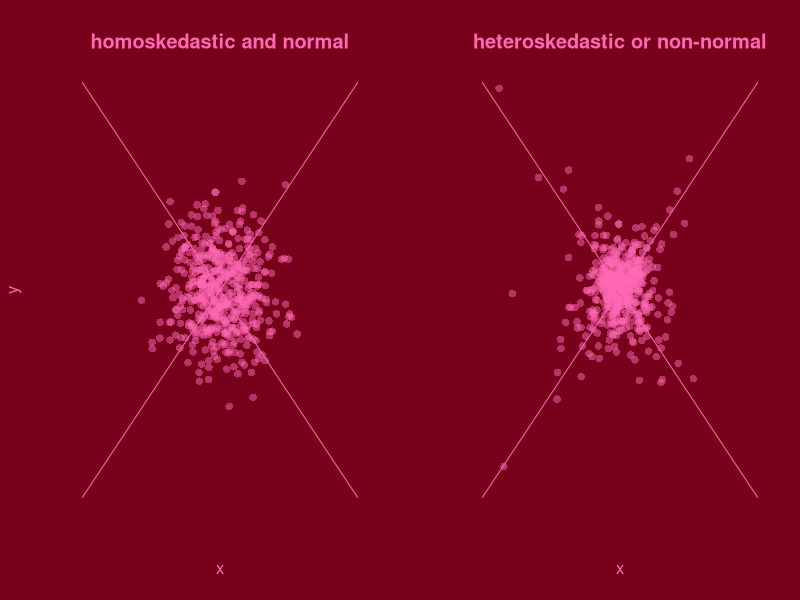
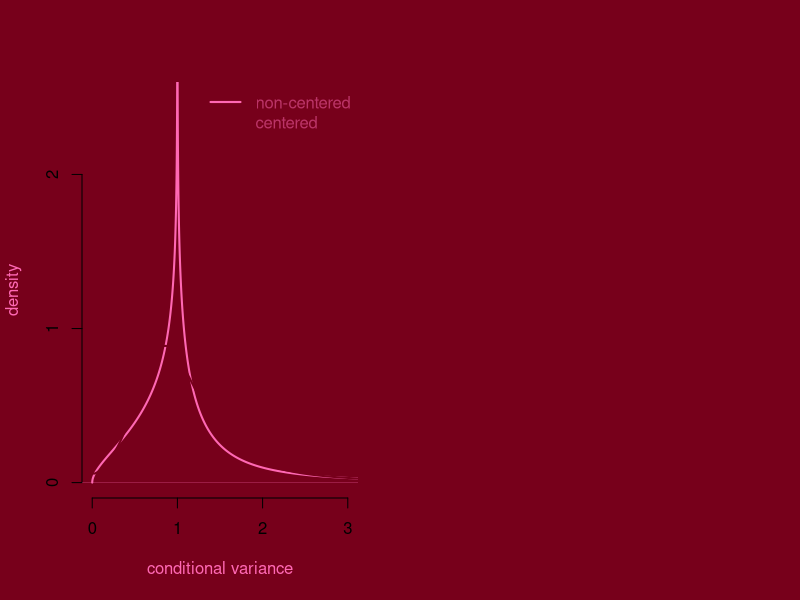

Recreate these plots in R, in order.
## ---- chunk 1
#| echo: false
pin  = "#ff68b4"
dar  = "#77001b"
grad = grDevices::colorRampPalette(c(dar, pin))(5)
## ---- chunk 2
#| echo: false
#| cache: true

set.seed(1)

ax_lim = 3.6
T = 500
df = 3
B = matrix(c(1,-1,1,1), 2, 2)
Bit = t(solve(B))
en = matrix(rnorm(2 * T), T, 2)
et = sqrt((df - 2) / df) * matrix(rt(2 * T, df = df), T, 2)

yn = en %*% Bit
yt = et %*% Bit

par(
  bg = "#77001b",
  mfrow = c(1,2),
  col = scales::alpha("#ff68b4", .5),
  col.main = "#ff68b4",
  col.lab = "#ff68b4"
)
plot(
  x = yn[,1], y = yn[,2], 
  ylim = c(-ax_lim, ax_lim), 
  xlim = c(-ax_lim, ax_lim),
  bty="n", pch = 16,
  ylab = "y", xlab = "x",
  axes = FALSE,
  main = "homoskedastic and normal"
)
abline(a = 0, b = 1, col = "#ff68b4")
abline(a = 0, b = -1, col = "#ff68b4")

plot(
  x = yt[,1], y = yt[,2], 
  ylim = c(-ax_lim, ax_lim), 
  xlim = c(-ax_lim, ax_lim),
  bty="n", pch = 16,
  ylab = "", xlab = "x",
  axes = FALSE,
  main = "heteroskedastic or non-normal"
)
abline(a = 0, b = 1, col = "#ff68b4")
abline(a = 0, b = -1, col = "#ff68b4")

## ---- chunk 3
#| echo: false
p_svnc_log      = function(x,t){
  # log-variances non-centered SV
  (pi*sqrt(t*sigma.omega.sq))^(-1)*besselK(abs(x)/sqrt(t*sigma.omega.sq),0)
}
p_sv_log        = function(x,t){
  # log-variances SV
  gamma((sigma.nu+1)/2)/gamma((sigma.nu)/2)*pi^(-1/2)*((t+1)*sigma.s)^(-1/2)*(1+((t+1)*sigma.s)^(-1)*x^(2))^(-(sigma.nu+1)/2)
}
p_svnc          = function(x,t){
  # variances non-centered SV
  (pi*sqrt(t*sigma.omega.sq)*x)^(-1)*besselK(abs(log(x))/sqrt(t*sigma.omega.sq),0)
}
p_sv            = function(x,t){
  # variances SV
  gamma((sigma.nu+1)/2)/gamma((sigma.nu)/2)*pi^(-1/2)*sigma.s^(sigma.nu/2)*(t+1)^(-1/2)*(x)^(-1)*(sigma.s+(t+1)^(-1)*(log(x))^(2))^(-(sigma.nu+1)/2)
}

T               = 5
zlimabrar       = 2.5
grid            = seq(from=-2.5, to=2.5, by=0.00001)
grid_var        = seq(from=0.00000001, to=3.2, by=0.00001)

s               = 0.1
sigma.omega.sq  = s   # conditional variance hyper-parameter
sigma.s         = s   # log-conditional variance hyper-parameter
sigma.nu        = 3   # log-conditional variance hyper-parameter

plot(
  x = grid_var, 
  y = p_svnc(grid_var,T), 
  type = "l", 
  main = "", 
  col = pin, 
  lwd = 2,
  xlim = c(0,3), 
  ylim = c(0,zlimabrar), 
  xlab = "conditional variance", 
  ylab = "density", 
  frame.plot = FALSE, 
  axes = FALSE
)
lines(
  x = grid_var, 
  y = p_sv(grid_var, T), 
  col = dar,
  lwd = 2
)
legend(
  "topright",
  legend = c("non-centered", "centered"),
  col = c(pin, dar),
  lwd = 2,
  bty = "n"
)
axis(2, c(0,1,2), c(0,1,2))
axis(1, c(0,1,2,3), c(0,1,2,3))
abline(h = 0, lwd = 0.5)
